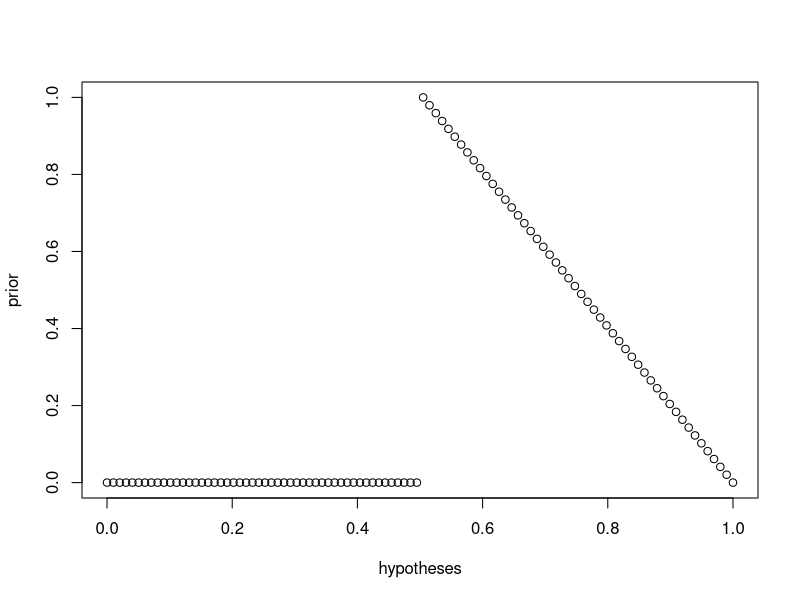
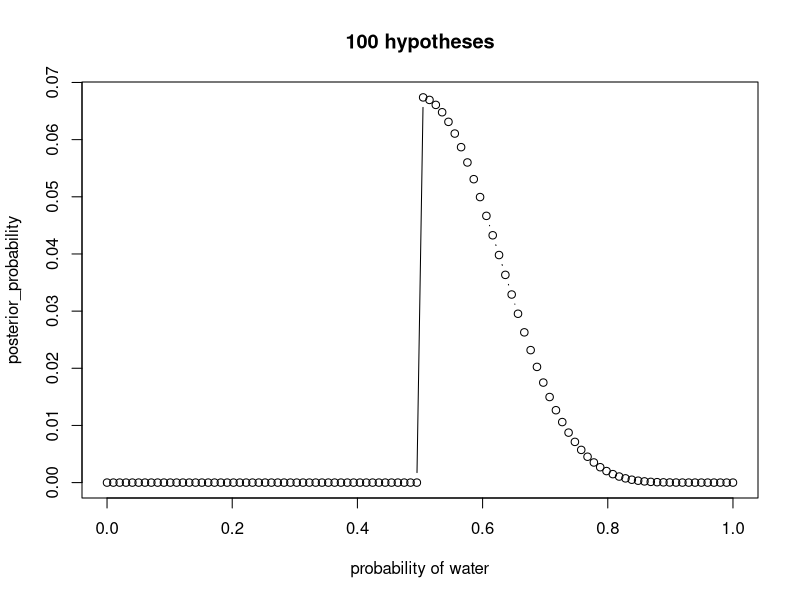

The R source for these figures, in order:
## ---- chunk 1
knitr::opts_chunk$set(echo = TRUE)
## ---- chunk 2
# Grid Approximation

resolution <- 100

# define grid
hypotheses = seq(from = 0, to = 1, length.out=resolution)

# define prior
# prior = rep(1, resolution)
prior = c(seq(from = 0, to = 1, length.out=resolution / 2), seq(from = 1, to = 0, length.out=resolution / 2))
prior = c(rep(0, resolution / 2), seq(from = 1, to = 0, length.out=resolution / 2))
plot(prior ~ hypotheses, xlim = c(0, 1))

# compute likelihood at each value in grid
likelihood = dbinom(8, size = 15, prob = hypotheses)

# compute product of likelihood and prior
unstd.posterior = likelihood * prior

# standardize the posterior so it sums to 1
posterior = unstd.posterior / sum(unstd.posterior)

# plot the distribution
# plot(hypotheses, posterior, type = "b", xlab = "probability of water", ylab = "posterior_probability")
plot(posterior ~ hypotheses, type = "b", xlab = "probability of water", ylab = "posterior_probability")
title(sprintf("%d hypotheses", resolution))
## ---- chunk 3

# Your answer here.

## ---- chunk 4

# Your answer here.

## ---- chunk 5

# Your answer here.

## ---- chunk 6

# Discuss in pairs/groups. Ask me for a hint if you feel like it.

## ---- chunk 7

# Write your code here.

## ---- chunk 8

# In the book, McElreath says that we can do much better than choosing a uniform prior for estimating the coverage of water. Is this what we are doing here? How does that impact our estimation?

## ---- chunk 9

# Use the Bayes formula!

## ---- chunk 10

# Write your probability here.

## ---- chunk 11

# Write your probability here.

## ---- chunk 12

# Write your probability here.

